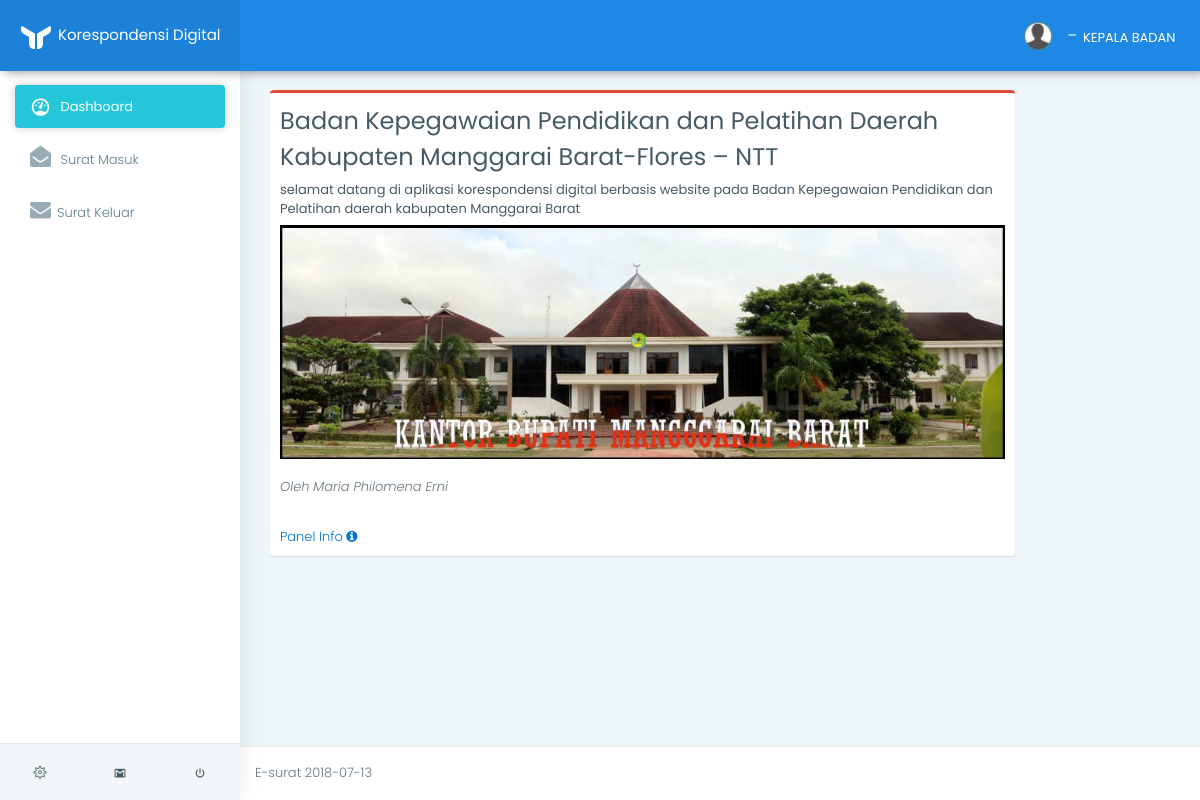
/app/index.php?page=view_dashbord (signed in), run on an earlier commit of the app's database.
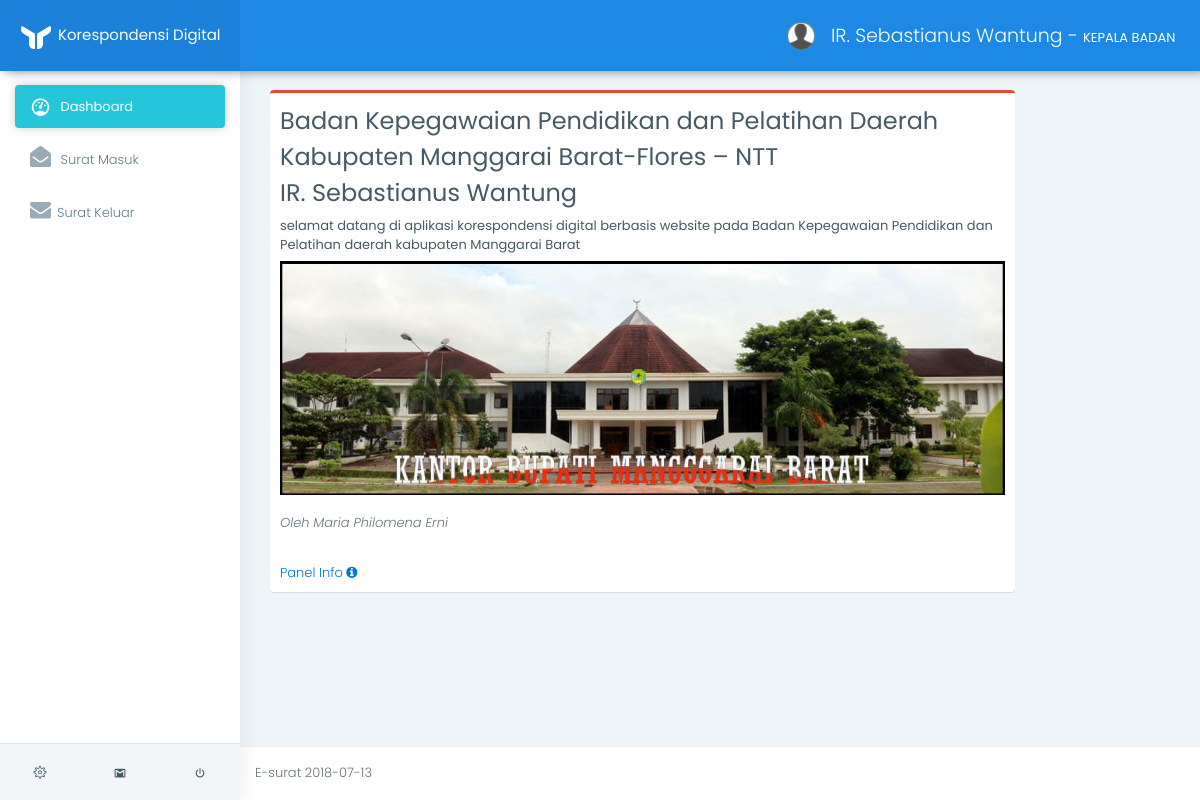
And on a later commit of the database.
### tables this page shows
CREATE TABLE `tb_user` (
  `id_user` varchar(11) NOT NULL,
  `nip` varchar(50) NOT NULL,
  `nama` varchar(100) NOT NULL,
  `id_jabatan` int(11) NOT NULL,
  `gambar` varchar(100) NOT NULL
);

### app/helper/auth.php (called while the page is built, shortened)
<?php
include 'crud.php';
class Auth {
	public function isInstansi(){
		return ($_SESSION['sess_user']['sess_status'] == "INSTANSI");
	}
	public function getUser($id_user){
		$sql    = "SELECT * FROM tb_user WHERE id_user = '$id_user'";
		$crud   = new Crud();
		$result = $crud->view($sql);
		return $result[0]['nama'];
	}
}
 ?>

### app/helper/koneksi.php (called while the page is built, shortened)
<?php
class Koneksi {
	private $koneksi;
	function __construct(){
		$this->koneksi = new mysqli("localhost","root","","db_e_surat");
	}
	public function setQuery($sql){
		return $this->koneksi->query($sql);
	}
}
 ?>

### app/helper/crud.php (called while the page is built, shortened)
<?php
include_once 'koneksi.php';
class Crud {
	function __construct(){
		$this->koneksi = new Koneksi();
	}
	public function view($sql){
		$result = $this->koneksi->setQuery($sql);
		$data = [];
        while ($row = $result->fetch_assoc()) {
            $data[] = $row;
        }
        return $data;
	}
}
 ?>

### app/index.php (the view, shortened to what the changed rows need)
<?php
include "helper/auth.php";
$auth = new Auth();
?>
<!DOCTYPE html>
<html lang="en">
<head>
	<link href="../assets/css/box.css" rel="stylesheet">
	<link href="../assets/plugins/bootstrap/css/bootstrap.min.css" rel="stylesheet">
	<link href="../assets/plugins/c3-master/c3.min.css" rel="stylesheet">
	<link href="../assets/css/style.css" rel="stylesheet">
	<link href="../assets/css/colors/blue.css" id="theme" rel="stylesheet">
	<link rel="stylesheet" href="https://cdn.datatables.net/1.10.16/css/dataTables.bootstrap4.min.css">
	<link rel="stylesheet" href="https://cdn.datatables.net/buttons/1.5.1/css/buttons.dataTables.min.css">
	<link href="https://cdnjs.cloudflare.com/ajax/libs/select2/4.0.6-rc.0/css/select2.min.css" rel="stylesheet" />
</head>
<body class="fix-header fix-sidebar card-no-border">
	<div id="main-wrapper">
		<header class="topbar">
			<nav class="navbar top-navbar navbar-toggleable-sm navbar-light">
				<div class="navbar-collapse">
					<ul class="navbar-nav my-lg-0">
						<li class="nav-item dropdown">
							<a class="nav-link dropdown-toggle text-muted waves-effect waves-dark" href="" data-toggle="dropdown" aria-haspopup="true" aria-expanded="false"><img src="../assets/images/user.png" alt="user" class="profile-pic m-r-10" />
								<?= $auth->getUser($_SESSION['sess_user']['sess_id_user'])." - <b>".$_SESSION['sess_user']['sess_status']."</b>" ?>
							</a>
						</li>
					</ul>
				</div>
			</nav>
		</header>
		<div class="page-wrapper">
			<div class="container-fluid"><br>
				<?php
				$page = isset( $_GET['page'])?$_GET['page']:"";
				if($page){
					if($page == "view_dashbord"){
						include "dashbord/view.php";
					}else if($page == "view_user"){
						include "m_pegawai/view.php";
					}else if($page == "add_user"){
						include "m_pegawai/add_form.php";
					}else if($page == "edit"){
						include "m_pegawai/edit_form.php";
					}else if($page == "delete"){
						include "m_pegawai/delete.php";
					}
				}else{
					include "dashbord/view.php";
				}
				?>
			</div>
		</div>
	</div>
</body>
</html>

### app/dashbord/view.php (shortened to what the changed rows need)
<div class="row">
	<div class="col-lg-10 col-xs-12">
		<div class="box box-danger">
			<div class="inner">
				<h2 class="white-text strong">
					<?php if(!$auth->isInstansi()):?>
					Badan Kepegawaian Pendidikan dan Pelatihan Daerah Kabupaten Manggarai Barat-Flores – NTT
					<?php endif;?>
					<br>
					<?= $auth->getUser($_SESSION['sess_user']['sess_id_user']) ?>
				</h2>
				<h3><marquee>selamat datang di aplikasi korespondensi digital berbasis website pada Badan Kepegawaian Pendidikan dan Pelatihan daerah kabupaten Manggarai Barat</marquee></h3>
				<?php
				$id_user = $_SESSION['sess_user']['sess_id_user'];
				$crud    = new Crud();
				$image   = $crud->view("SELECT gambar FROM tb_user WHERE id_user = '$id_user'")[0]['gambar'];
				?>
				<img src="../assets/images/<?= !empty($image)?"dashbord/".$image:"bg.jpeg" ?>" width="100%">
				<br><br>
				<p><i>Oleh Maria Philomena Erni</i></p>
				<br>
			</div>
			<a href="#" class="small-box-footer">Panel Info
				<i class="fa fa-info-circle"></i>
			</a>
		</div>
	</div>
</div>

What changed in the data, as far as the page shows it:
added tb_user: nama "IR. Sebastianus Wantung"
